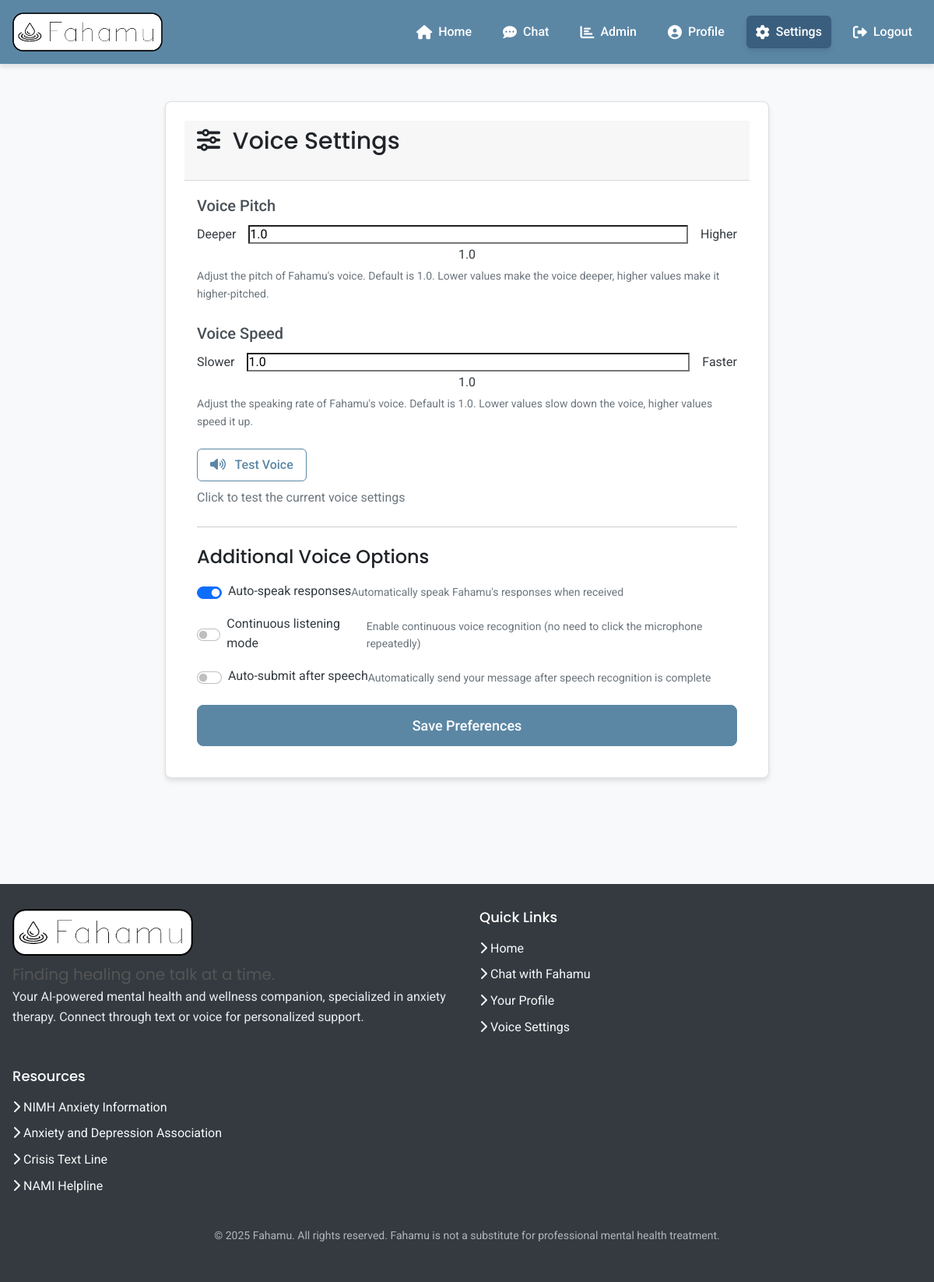
/settings (signed in), run on the app's committed database.
### models.py (models this page shows)
class User(UserMixin, db.Model):
    id = db.Column(db.Integer, primary_key=True)
    username = db.Column(db.String(64), unique=True, nullable=False)
    email = db.Column(db.String(120), unique=True, nullable=False)
    password_hash = db.Column(db.String(256), nullable=False)
    is_admin = db.Column(db.Boolean, default=False, nullable=False)
    date_joined = db.Column(db.DateTime, default=datetime.utcnow, nullable=False)
    voice_preference = db.Column(db.String(20), default="female", nullable=False)  # male or female
    voice_pitch = db.Column(db.Float, default=1.0, nullable=False)  # 0.5 to 2.0
    voice_speed = db.Column(db.Float, default=1.0, nullable=False)  # 0.5 to 2.0
    chats = db.relationship('Chat', backref='user', lazy=True)
    checkpoints = db.relationship('Checkpoint', backref='user', lazy=True)

### routes.py (the view, shortened to what this page needs)
@app.route('/settings', methods=['GET', 'POST'])
@login_required
def settings():
    form = VoicePreferenceForm()
    if request.method == 'GET':
        form.voice_gender.data = current_user.voice_preference
        form.voice_pitch.data = current_user.voice_pitch
        form.voice_speed.data = current_user.voice_speed
    return render_template('settings.html', title='Voice Settings', form=form)

### forms.py
class VoicePreferenceForm(FlaskForm):
    voice_gender = SelectField('Voice Gender', choices=[('male', 'Male'), ('female', 'Female')], validators=[DataRequired()])
    voice_pitch = FloatField('Voice Pitch', validators=[DataRequired()], default=1.0)
    voice_speed = FloatField('Voice Speed', validators=[DataRequired()], default=1.0)
    submit = SubmitField('Save Preferences')

### models.py (called while the page is built)
@login_manager.user_loader
def load_user(user_id):
    return User.query.get(int(user_id))

### templates/settings.html (shortened to what this page needs)
{% extends "layout.html" %}
{% block content %}
<div class="row">
    <div class="col-lg-8 mx-auto">
        <div class="card mb-4">
            <div class="card-header">
                <h2><i class="fas fa-sliders-h me-2"></i> Voice Settings</h2>
            </div>
            <div class="card-body">
                <form method="POST" action="{{ url_for('settings') }}">
                    <div class="form-group mb-4">
                        {{ form.voice_pitch.label(class="form-label fs-5") }}
                        <div class="d-flex align-items-center">
                            <div class="range-label me-3">Deeper</div>
                            {{ form.voice_pitch(class="form-range", id="voice-pitch") }}
                            <div class="range-label ms-3">Higher</div>
                        </div>
                        <div class="text-center">
                            <span id="voice-pitch-value">{{ form.voice_pitch.data }}</span>
                        </div>
                        <div class="form-text">
                            Adjust the pitch of Fahamu's voice. Default is 1.0. Lower values make the voice deeper, higher values make it higher-pitched.
                        </div>
                    </div>
                    <div class="form-group mb-4">
                        {{ form.voice_speed.label(class="form-label fs-5") }}
                        <div class="d-flex align-items-center">
                            <div class="range-label me-3">Slower</div>
                            {{ form.voice_speed(class="form-range", id="voice-speed") }}
                            <div class="range-label ms-3">Faster</div>
                        </div>
                        <div class="text-center">
                            <span id="voice-speed-value">{{ form.voice_speed.data }}</span>
                        </div>
                        <div class="form-text">
                            Adjust the speaking rate of Fahamu's voice. Default is 1.0. Lower values slow down the voice, higher values speed it up.
                        </div>
                    </div>
                    <div class="my-4">
                        <button type="button" id="test-voice" class="btn btn-outline">
                            <i class="fas fa-volume-up me-2"></i> Test Voice
                        </button>
                        <div class="text-muted mt-2">
                            Click to test the current voice settings
                        </div>
                    </div>
                    <hr class="my-4">
                    <h3>Additional Voice Options</h3>
                    <div class="form-check form-switch mb-3">
                        <input class="form-check-input" type="checkbox" id="auto-speak" checked>
                        <label class="form-check-label" for="auto-speak">
                            Auto-speak responses
                        </label>
                        <div class="form-text">
                            Automatically speak Fahamu's responses when received
                        </div>
                    </div>
                    <div class="form-check form-switch mb-3">
                        <input class="form-check-input" type="checkbox" id="continuous-mode">
                        <label class="form-check-label" for="continuous-mode">
                            Continuous listening mode
                        </label>
                        <div class="form-text">
                            Enable continuous voice recognition (no need to click the microphone repeatedly)
                        </div>
                    </div>
                    <div class="form-check form-switch mb-3">
                        <input class="form-check-input" type="checkbox" id="auto-submit">
                        <label class="form-check-label" for="auto-submit">
                            Auto-submit after speech
                        </label>
                        <div class="form-text">
                            Automatically send your message after speech recognition is complete
                        </div>
                    </div>
                    <div class="d-grid mt-4">
                        {{ form.submit(class="btn btn-primary btn-lg") }}
                    </div>
                </form>
            </div>
        </div>
    </div>
</div>
{% endblock %}

### static/css/style.css (style rules this page uses)
:root { --primary-color: #5b87a5; --primary-light: #d6e7f0; --primary-dark: #3a5e7e; --secondary-color: #82b88a; --secondary-light: #d7edd9; --accent-color: #f5cb9c; --accent-dark: #e9b070; --neutral-100: #ffffff; --neutral-200: #f8f9fa; --neutral-300: #e9ecef; --neutral-400: #ced4da; --neutral-500: #adb5bd; --neutral-600: #6c757d; --neutral-700: #495057; --neutral-800: #343a40; --neutral-900: #212529; --success-color: #82b88a; --info-color: #5b87a5; --warning-color: #f5cb9c; --danger-color: #dd7373; --font-primary: 'Roboto', 'Open Sans', sans-serif; --font-heading: 'Poppins', 'Montserrat', sans-serif; --font-accent: 'Raleway', sans-serif; --text-xs: 0.75rem; --text-sm: 0.875rem; --text-base: 1rem; --text-lg: 1.125rem; --text-xl: 1.25rem; --text-2xl: 1.5rem; --text-3xl: 1.875rem; --text-4xl: 2.25rem; --space-1: 0.25rem; --space-2: 0.5rem; --space-3: 0.75rem; --space-4: 1rem; --space-5: 1.5rem; --space-6: 2rem; --space-8: 3rem; --space-10: 4rem; --radius-sm: 0.125rem; --radius-md: 0.375rem; --radius-lg: 0.5rem; --radius-xl: 1rem; --radius-full: 9999px; --shadow-sm: 0 1px 2px rgba(0, 0, 0, 0.05); --shadow-md: 0 4px 6px rgba(0, 0, 0, 0.1); --shadow-lg: 0 10px 15px rgba(0, 0, 0, 0.1); --shadow-xl: 0 20px 25px rgba(0, 0, 0, 0.1), 0 10px 10px rgba(0, 0, 0, 0.04); --shadow-inner: inset 0 2px 4px 0 rgba(0, 0, 0, 0.06); --shadow-focus: 0 0 0 3px rgba(91, 135, 165, 0.3); --transition-fast: 150ms; --transition-normal: 250ms; --transition-slow: 350ms; --z-background: -10; --z-default: 1; --z-sticky: 100; --z-dropdown: 200; --z-modal: 300; --z-tooltip: 400; }
html, body { font-family: var(--font-primary); font-size: var(--text-base); line-height: 1.6; color: var(--neutral-800); background-color: var(--neutral-200); margin: 0; padding: 0; min-height: 100vh; scroll-behavior: smooth; -webkit-font-smoothing: antialiased; -moz-osx-font-smoothing: grayscale; }
h1, h2, h3, h4, h5, h6 { font-family: var(--font-heading); color: var(--neutral-900); margin-top: 0; line-height: 1.2; }
h2 { font-size: var(--text-3xl); margin-bottom: var(--space-5); }
h3 { font-size: var(--text-2xl); margin-bottom: var(--space-4); }
.row { display: flex; flex-wrap: wrap; margin: 0 -1rem; }
.card { background-color: var(--neutral-100); border-radius: var(--radius-lg); box-shadow: var(--shadow-md); padding: var(--space-5); margin-bottom: var(--space-5); transition: transform var(--transition-normal) ease, box-shadow var(--transition-normal) ease; }
.form-group { margin-bottom: var(--space-4); }
.form-label { display: block; margin-bottom: var(--space-2); font-weight: 500; color: var(--neutral-700); }
.form-check { display: flex; align-items: center; margin-bottom: var(--space-3); }
.form-check-input { margin-right: var(--space-2); }
.btn { display: inline-block; font-weight: 500; text-align: center; white-space: nowrap; vertical-align: middle; user-select: none; border: 1px solid transparent; padding: var(--space-2) var(--space-4); font-size: var(--text-base); line-height: 1.5; border-radius: var(--radius-md); transition: color var(--transition-fast) ease-in-out, background-color var(--transition-fast) ease-in-out, border-color var(--transition-fast) ease-in-out, box-shadow var(--transition-fast) ease-in-out; cursor: pointer; }
.btn-primary { color: var(--neutral-100); background-color: var(--primary-color); border-color: var(--primary-color); }
.btn-outline { color: var(--primary-color); background-color: transparent; border-color: var(--primary-color); }
.btn-lg { padding: var(--space-3) var(--space-5); font-size: var(--text-lg); border-radius: var(--radius-lg); }
.text-center { text-align: center; }
.mt-2 { margin-top: var(--space-2); }
.mt-4 { margin-top: var(--space-4); }
.mb-3 { margin-bottom: var(--space-3); }
.mb-4 { margin-bottom: var(--space-4); }

### data on the page
User: voice_pitch "1.0", voice_pitch.data "1.0", voice_speed "1.0", voice_speed.data "1.0"
